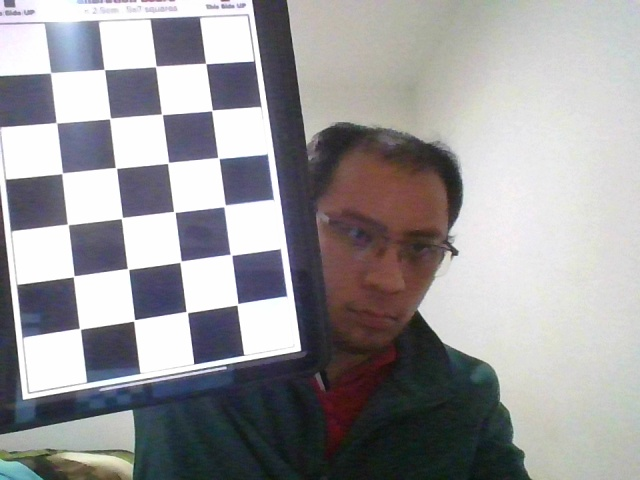
#> input picture dev/vision/fotos/cameraCalib/lap_pant/foto1.jpg, 640 x 480 px; its folder holds only this picture in this run
$ python calibCam.py
#> lines starting #> are read from the running program, lines starting #| are printed output that depends on the picture; after the words box and inside, x2 and y2 are one past the last pixel; in counts of white or black regions, pixels touching at a corner belong together; long printed decimals are rounded
# Calibracion de camara usando patron de ajedrez
# programa de OpenCV
#
# Al final del programa cambiar nombre del archivo .npz segun la camara
# calib_cam_lap.npz -> Cheng Uei Precision Industry Co., Ltd (Foxlink) HP Wide Vision HD Integrated Webcam

import cv2
import numpy as np
import glob

# Defining the dimensions of checkerboard
CHECKERBOARD = (6,4)
criteria = (cv2.TERM_CRITERIA_EPS + cv2.TERM_CRITERIA_MAX_ITER, 30, 0.001)

# Creating vector to store vectors of 3D points for each checkerboard image
objpoints = []
# Creating vector to store vectors of 2D points for each checkerboard image
imgpoints = []


# Defining the world coordinates for 3D points
objp = np.zeros((1, CHECKERBOARD[0] * CHECKERBOARD[1], 3), np.float32)
objp[0,:,:2] = np.mgrid[0:CHECKERBOARD[0], 0:CHECKERBOARD[1]].T.reshape(-1, 2)
prev_img_shape = None

# Extracting path of individual image stored in a given directory
images = glob.glob('dev/vision/fotos/cameraCalib/lap_pant/*.jpg')
for fname in images:
    img = cv2.imread(fname)
#> img is the input picture: shape (480, 640, 3); mean B, G, R 155.1, 152.7, 153.9
    gray = cv2.cvtColor(img,cv2.COLOR_BGR2GRAY)
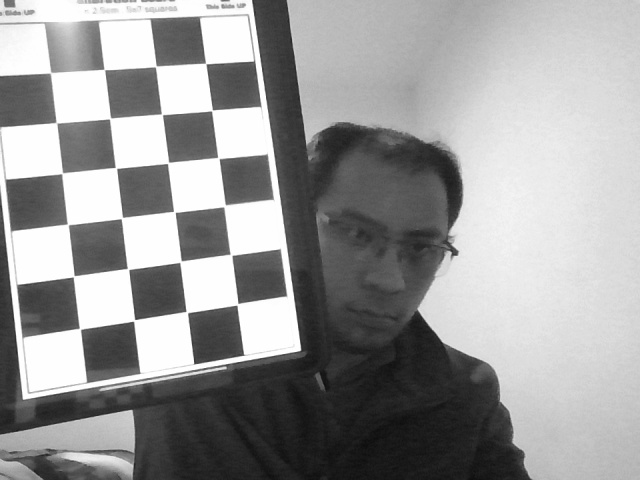
#> gray: shape (480, 640); min 13, max 255, mean 153.4
    # Find the chess board corners
    # If desired number of corners are found in the image then ret = true
    ret, corners = cv2.findChessboardCorners(gray, CHECKERBOARD, cv2.CALIB_CB_ADAPTIVE_THRESH + cv2.CALIB_CB_FAST_CHECK + cv2.CALIB_CB_NORMALIZE_IMAGE)
#> ret = True; corners = 24 rows, first 8: [205.7, 63.56], [211.9, 110.5], [218.4, 158], [225.6, 204.7], [231.8, 255.5], [237, 304.7], [155.8, 66.39], [162.1, 114.5]

    """
    If desired number of corner are detected,
    we refine the pixel coordinates and display
    them on the images of checker board
    """
    if ret == True:
        objpoints.append(objp)
        # refining pixel coordinates for given 2d points.
        corners2 = cv2.cornerSubPix(gray, corners, (11,11),(-1,-1), criteria)
#> corners2 = 24 rows, first 8: [205.7, 63.53], [212, 110.4], [218.5, 158.1], [224.6, 205.8], [231, 254.8], [237.5, 304.2], [155.8, 66.37], [161.9, 114.4]

        imgpoints.append(corners2)

        # Draw and display the corners
        img = cv2.drawChessboardCorners(img, CHECKERBOARD, corners2, ret)
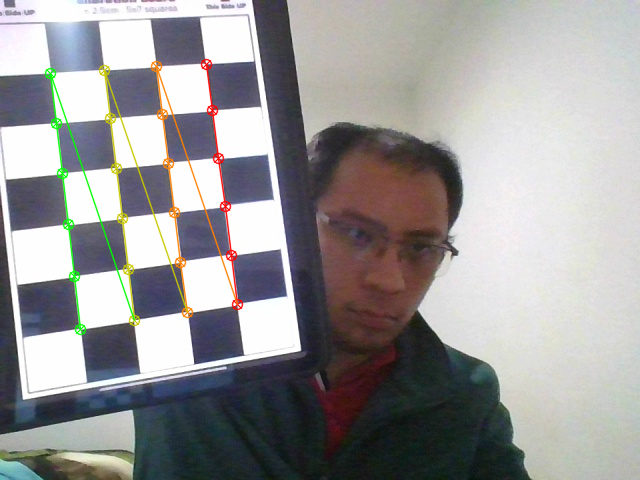
#> img: shape (480, 640, 3); 2.34% of pixels changed, all inside (x1, y1, x2, y2) = (44, 58, 244, 336)

    cv2.imshow('img',img)
    cv2.waitKey(500)

cv2.destroyAllWindows()

h,w = img.shape[:2]
#> h = 480; w = 640

"""
Performing camera calibration by
passing the value of known 3D points (objpoints)
and corresponding pixel coordinates of the
detected corners (imgpoints)
"""
ret, mtx, dist, rvecs, tvecs = cv2.calibrateCamera(objpoints, imgpoints, gray.shape[::-1], None, None)
#> ret = 0.158; mtx = [[539.8, 0, 303.6], [0, 540.1, 231], [0, 0, 1]]; dist = [[0.0363, -0.4, 0.00444, -0.00483, 0.796]]; rvecs = ([-0.211, -0.112, 1.43],); tvecs = ([-2.02, -3.48, 11.16],)

print("Camera matrix : \n")
print(mtx)
#| [[539.757   0.         303.571]
#|  [  0.         540.112 231.044]
#|  [  0.           0.           1.        ]]
print("dist : \n")
print(dist)
#| [[ 0.03625 -0.4001  0.004439 -0.004828  0.796 ]]
print("rvecs : \n")
print(rvecs)
#| (array([[-0.2114],
#|        [-0.1116],
#|        [ 1.431]]),)
print("tvecs : \n")
print(tvecs)
#| (array([[-2.021],
#|        [-3.475 ],
#|        [11.161 ]]),)

np.savez('dev/vision/calib_cam_lap.npz',
         mtx=mtx,
         dist=dist,
         rvecs=rvecs,
         tvecs=tvecs,
         ret=ret)

$ run again, on dev/vision/fotos/cameraCalib/lap_pant/foto13.jpg
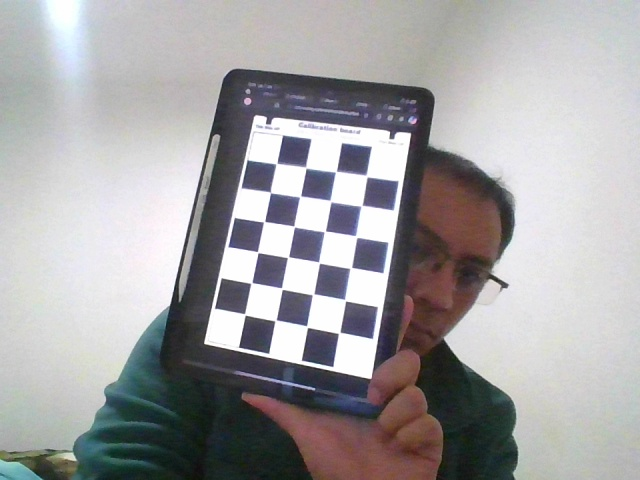
#> input picture dev/vision/fotos/cameraCalib/lap_pant/foto13.jpg, 640 x 480 px
#> img is the input picture: shape (480, 640, 3); mean B, G, R 163.8, 162.3, 163.6
#> `gray = cv2.cvtColor(img,cv2.COLOR_BGR2GRAY)`:
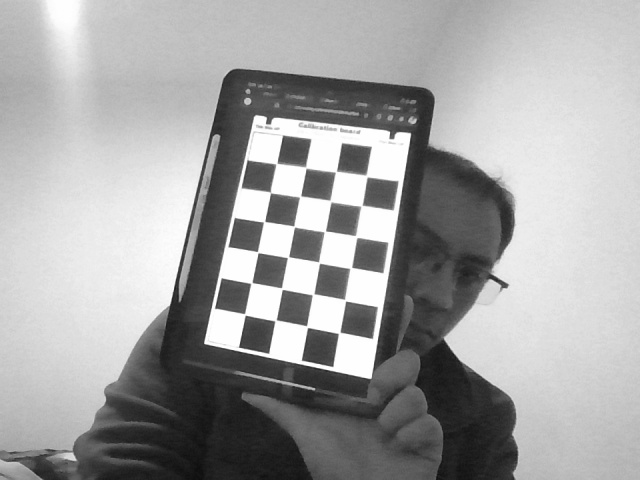
#> gray: shape (480, 640); min 14, max 255, mean 162.8
#> `ret, corners = cv2.findChessboardCorners(gray, CHECKERBOARD, cv2.CALIB..`: ret = True; corners = 24 rows, first 8: [245, 314.5], [251.7, 282.6], [257.6, 252.1], [264.5, 221.4], [270.6, 192.6], [276.5, 163.5], [275.5, 320.5], [282.1, 288.9]
#> corners2 = 24 rows, first 8: [244.9, 314.5], [251.4, 282.9], [257.7, 252.2], [264.1, 221.7], [270.4, 192.3], [276.4, 163.6], [275.5, 320.4], [281.8, 288.6]
#> `img = cv2.drawChessboardCorners(img, CHECKERBOARD, corners2, ret)`:
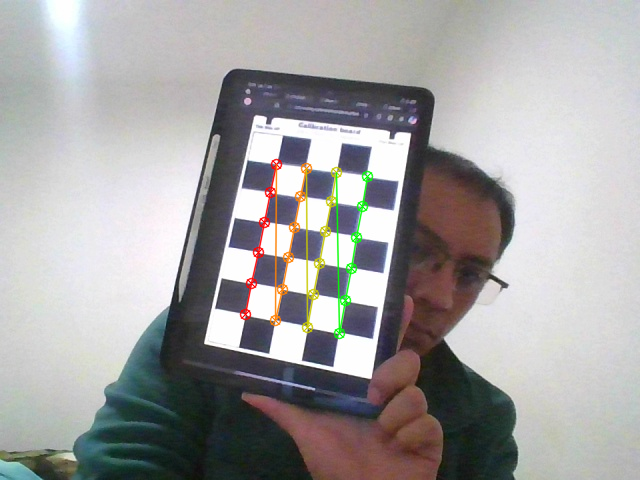
#> img: shape (480, 640, 3); 1.69% of pixels changed, all inside (x1, y1, x2, y2) = (239, 158, 374, 340)
#> `ret, mtx, dist, rvecs, tvecs = cv2.calibrateCamera(objpoints, imgpoint..`: ret = 0.0906; mtx = [[365.2, 0, 323.7], [0, 363.9, 248.9], [0, 0, 1]]; dist = [[0.0797, -5.56, 0.00294, -0.00971, 44.23]]; rvecs = ([-0.204, -0.00115, -1.39],); tvecs = ([-2.46, 2.05, 11.39],)
#| [[365.175   0.         323.748]
#|  [  0.         363.935 248.913]
#|  [  0.           0.           1.        ]]
#| [[ 7.96679815e-02 -5.56367992e+00  2.94486668e-03 -9.71049970e-03
#|    4.42265295e+01]]
#| (array([[-2.03569331e-01],
#|        [-1.15320044e-03],
#|        [-1.39264507e+00]]),)
#| (array([[-2.456],
#|        [ 2.051],
#|        [11.394]]),)

$ run again, on dev/vision/fotos/cameraCalib/lap_pant/foto14.jpg
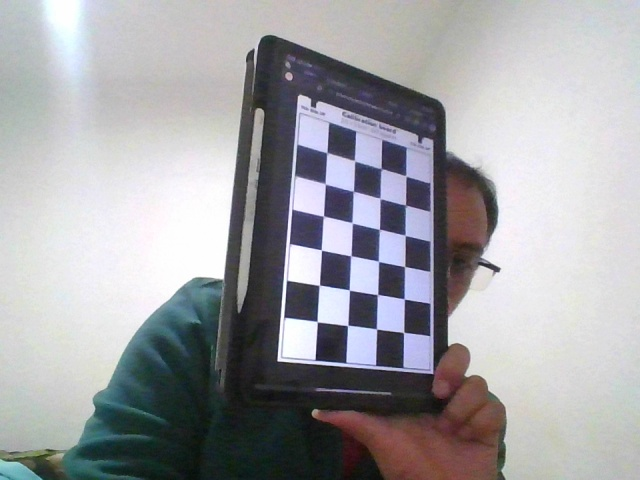
#> input picture dev/vision/fotos/cameraCalib/lap_pant/foto14.jpg, 640 x 480 px
#> img is the input picture: shape (480, 640, 3); mean B, G, R 165.4, 161.8, 161.7
#> `gray = cv2.cvtColor(img,cv2.COLOR_BGR2GRAY)`:
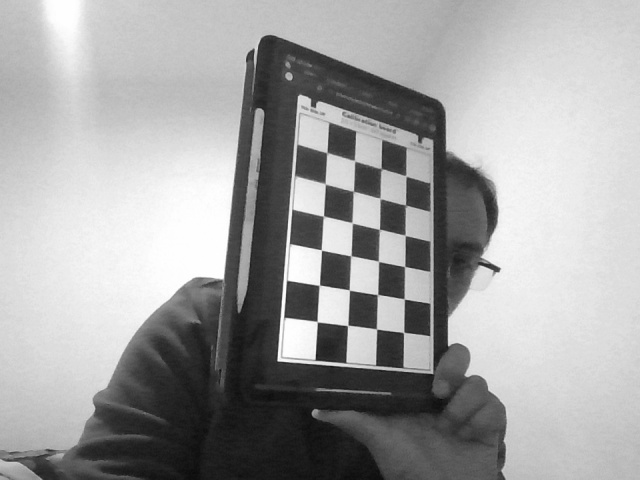
#> gray: shape (480, 640); min 10, max 255, mean 162.2
#> `ret, corners = cv2.findChessboardCorners(gray, CHECKERBOARD, cv2.CALIB..`: ret = True; corners = 24 rows, first 8: [317, 321.5], [319.6, 285.2], [321.4, 249.8], [323.7, 216.1], [325.1, 183.8], [326.6, 151.8], [347.5, 325.5], [349.2, 290.1]
#> corners2 = 24 rows, first 8: [317.2, 321.7], [319.3, 285.2], [321.4, 250], [323.4, 216.2], [325.2, 183.8], [326.9, 152.6], [347.7, 325.4], [349.3, 290.1]
#> `img = cv2.drawChessboardCorners(img, CHECKERBOARD, corners2, ret)`:
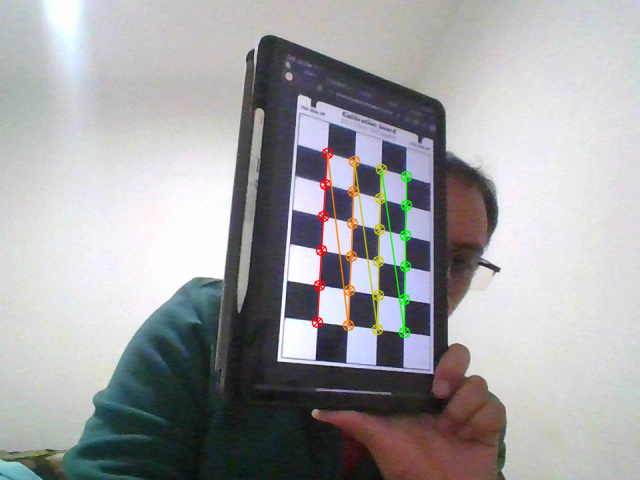
#> img: shape (480, 640, 3); 1.72% of pixels changed, all inside (x1, y1, x2, y2) = (311, 147, 413, 339)
#> `ret, mtx, dist, rvecs, tvecs = cv2.calibrateCamera(objpoints, imgpoint..`: ret = 0.0861; mtx = [[521.2, 0, 294.9], [0, 520.5, 247.2], [0, 0, 1]]; dist = [[-0.529, 12.71, 0.0193, -0.00398, -97.51]]; rvecs = ([0.208, -0.531, -1.41],); tvecs = ([0.606, 2.02, 14.16],)
#| [[521.237   0.         294.889]
#|  [  0.         520.469 247.194]
#|  [  0.           0.           1.        ]]
#| [[-5.28559759e-01  1.27140621e+01  1.92814198e-02 -3.98025888e-03
#|   -9.75053403e+01]]
#| (array([[ 0.2076],
#|        [-0.5308],
#|        [-1.408]]),)
#| (array([[ 0.6057],
#|        [ 2.021],
#|        [14.160]]),)

$ run again, on dev/vision/fotos/cameraCalib/lap_pant/foto15.jpg
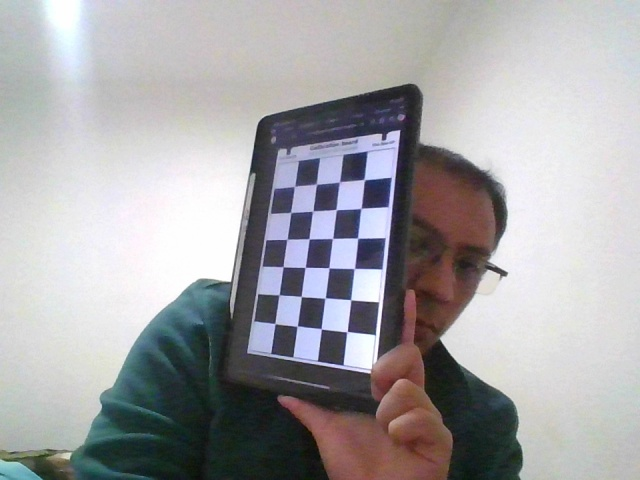
#> input picture dev/vision/fotos/cameraCalib/lap_pant/foto15.jpg, 640 x 480 px
#> img is the input picture: shape (480, 640, 3); mean B, G, R 166.5, 164, 164.9
#> `gray = cv2.cvtColor(img,cv2.COLOR_BGR2GRAY)`:
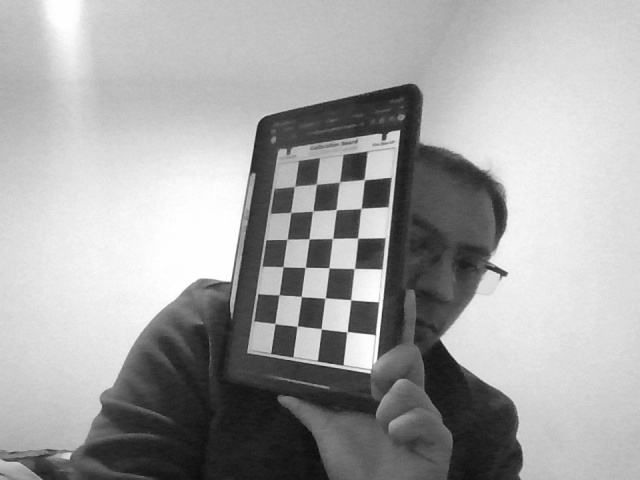
#> gray: shape (480, 640); min 8, max 255, mean 164.6
#> `ret, corners = cv2.findChessboardCorners(gray, CHECKERBOARD, cv2.CALIB..`: ret = True; corners = 24 rows, first 8: [364.1, 179.9], [361.4, 208.3], [358, 237.8], [354.8, 268.6], [350.9, 299.6], [347.2, 331.4], [339.5, 181.5], [336.3, 209.4]
#> corners2 = 24 rows, first 8: [364.3, 179.6], [361.1, 208.3], [357.7, 238.2], [354.4, 268.5], [350.8, 299.7], [347, 331.7], [339.5, 181.9], [336.2, 209.6]
#> `img = cv2.drawChessboardCorners(img, CHECKERBOARD, corners2, ret)`:
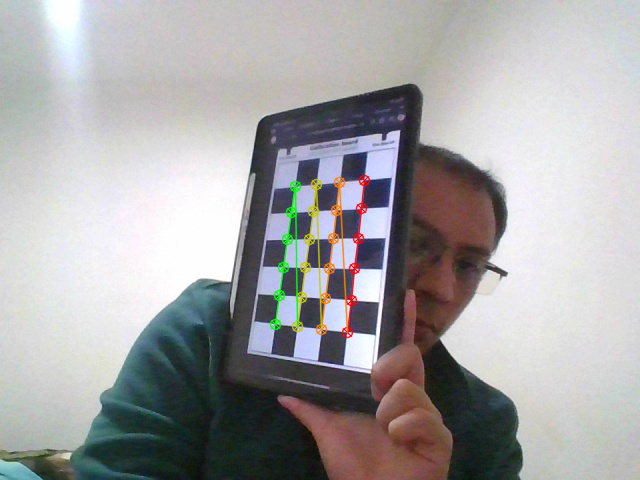
#> img: shape (480, 640, 3); 1.59% of pixels changed, all inside (x1, y1, x2, y2) = (269, 174, 371, 339)
#> `ret, mtx, dist, rvecs, tvecs = cv2.calibrateCamera(objpoints, imgpoint..`: ret = 0.0929; mtx = [[482.7, 0, 321.4], [0, 490.4, 251.7], [0, 0, 1]]; dist = [[0.525, -48.86, 0.00941, -0.0102, 982.1]]; rvecs = ([0.321, 0.656, 1.58],); tvecs = ([1.45, -2.39, 16.15],)
#| [[482.676   0.         321.362 ]
#|  [  0.         490.385 251.669]
#|  [  0.           0.           1.        ]]
#| [[ 5.24734670e-01 -4.88580232e+01  9.40681073e-03 -1.02417567e-02
#|    9.82059875e+02]]
#| (array([[0.3212],
#|        [0.6556],
#|        [1.578]]),)
#| (array([[ 1.448],
#|        [-2.393],
#|        [16.147]]),)

$ run again, on dev/vision/fotos/cameraCalib/lap_pant/foto10.jpg
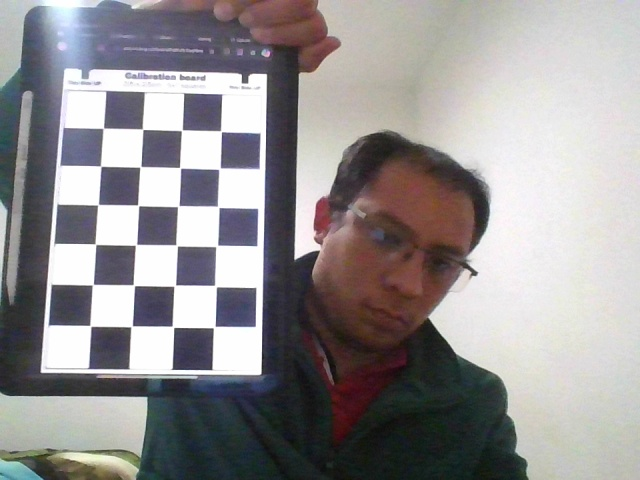
#> input picture dev/vision/fotos/cameraCalib/lap_pant/foto10.jpg, 640 x 480 px
#> img is the input picture: shape (480, 640, 3); mean B, G, R 146.9, 145.7, 148.8
#> `gray = cv2.cvtColor(img,cv2.COLOR_BGR2GRAY)`:
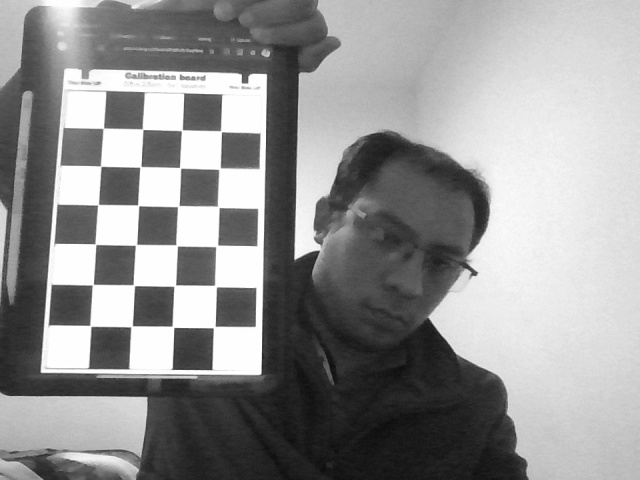
#> gray: shape (480, 640); min 12, max 255, mean 146.8
#> `ret, corners = cv2.findChessboardCorners(gray, CHECKERBOARD, cv2.CALIB..`: ret = True; corners = 24 rows, first 8: [90.55, 326.1], [93.12, 284.4], [95.61, 244.4], [98.21, 204.5], [100.9, 166.3], [103.4, 128.3], [132.4, 325.7], [134.1, 285.4]
#> corners2 = 24 rows, first 8: [90.43, 325.8], [92.66, 284.7], [95.45, 244.2], [98.11, 204.7], [100.7, 166.2], [103.3, 128.2], [131.5, 326.4], [133.9, 285.3]
#> `img = cv2.drawChessboardCorners(img, CHECKERBOARD, corners2, ret)`:
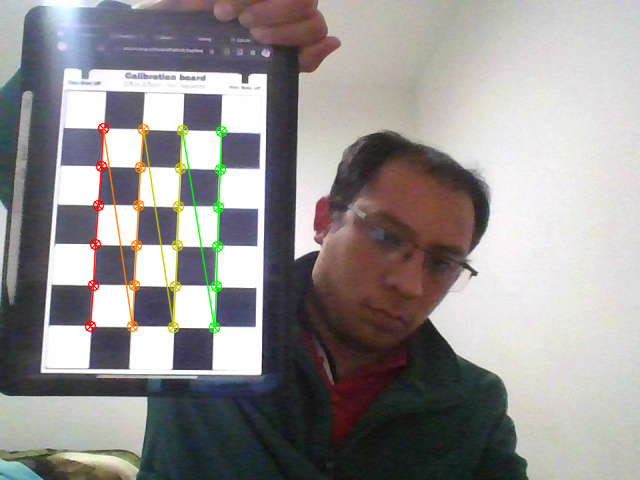
#> img: shape (480, 640, 3); 2% of pixels changed, all inside (x1, y1, x2, y2) = (84, 122, 228, 334)
#> `ret, mtx, dist, rvecs, tvecs = cv2.calibrateCamera(objpoints, imgpoint..`: ret = 0.106; mtx = [[918.9, 0, 357], [0, 914.1, 186.8], [0, 0, 1]]; dist = [[0.131, -0.23, 0.00504, 0.0255, -3.57]]; rvecs = ([-0.107, -0.273, -1.55],); tvecs = ([-6.47, 3.35, 21.95],)
#| [[918.938   0.         356.996]
#|  [  0.         914.122 186.827 ]
#|  [  0.           0.           1.        ]]
#| [[ 0.1314 -0.2303  0.005042  0.02552 -3.568]]
#| (array([[-0.1069],
#|        [-0.2735],
#|        [-1.551]]),)
#| (array([[-6.473],
#|        [ 3.349],
#|        [21.951]]),)
